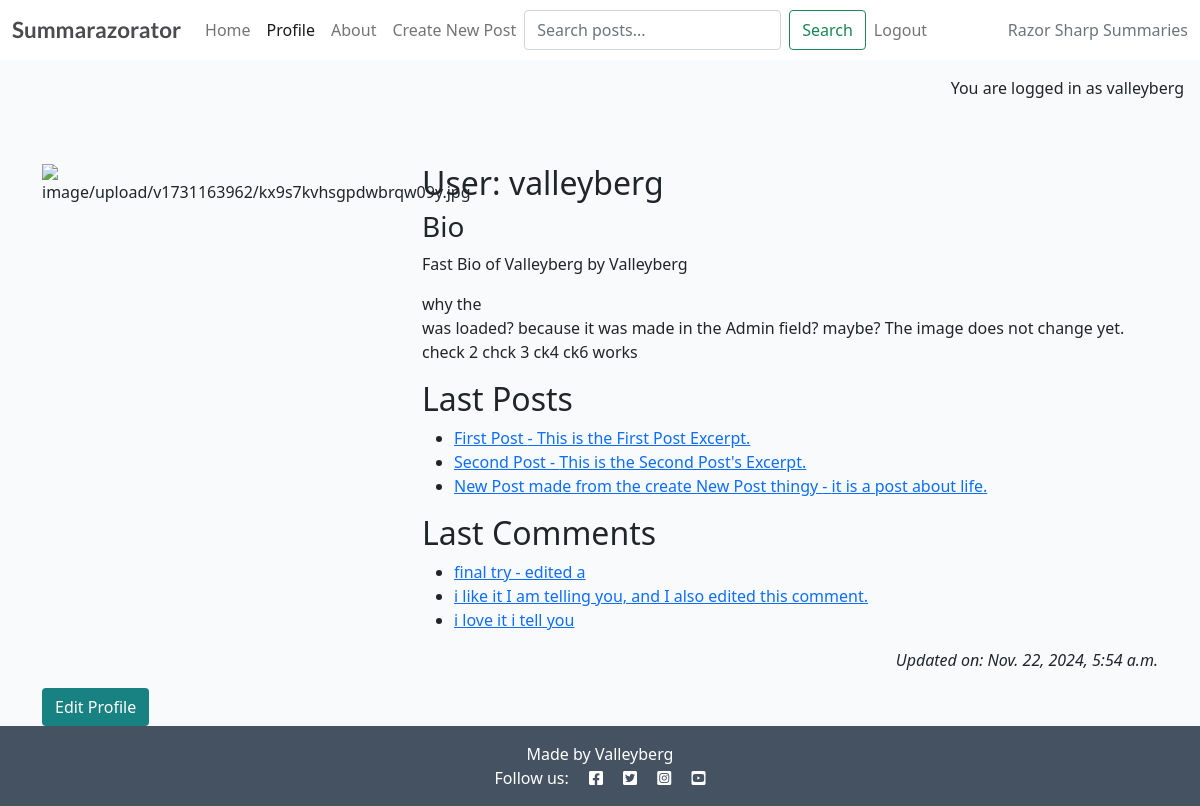
The page /profiler/ (signed in) on the database as committed earlier.
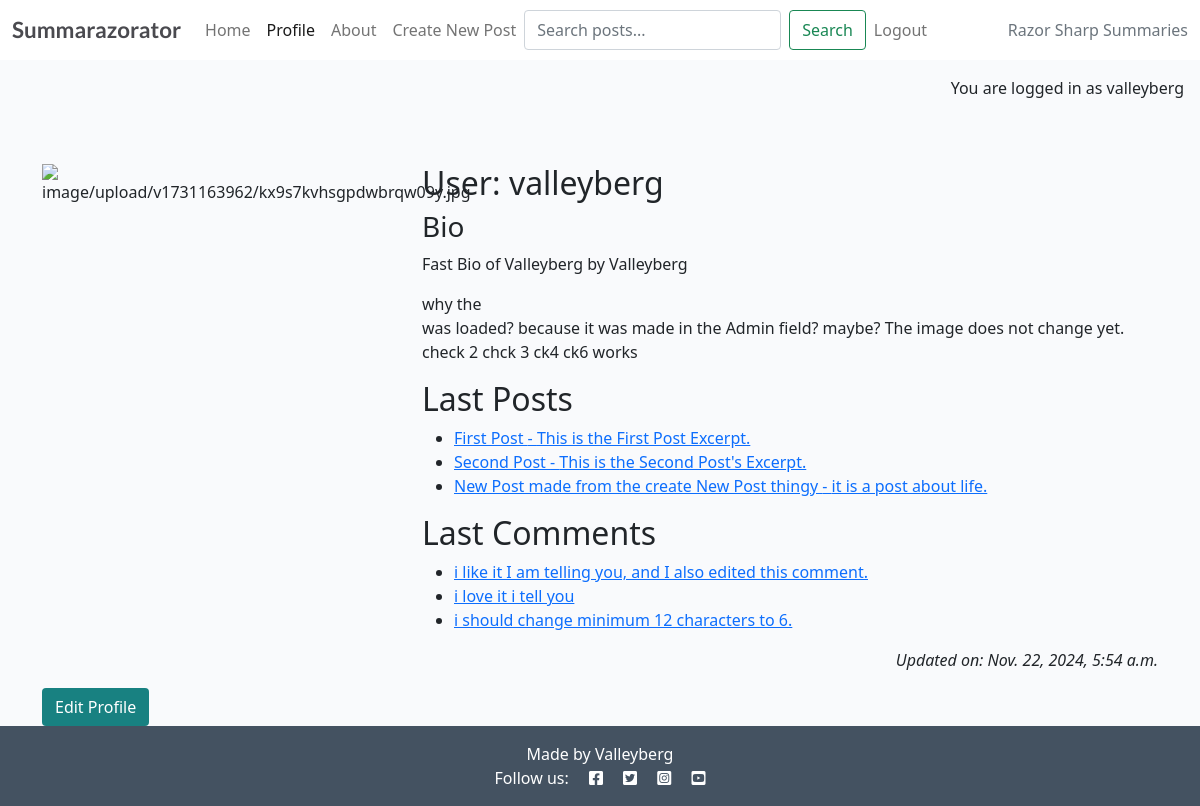
The same page on the database as committed later.
### profiler/models.py (models this page shows, shortened)
class Profiler(models.Model):
    user = models.OneToOneField(User, on_delete=models.CASCADE, related_name="profiler")
    image = CloudinaryField('image', default='placeholder')
    bio = models.TextField(blank=True, max_length=500)
    created_on = models.DateTimeField(auto_now_add=True)
    updated_on = models.DateTimeField(auto_now=True)
    last_posts = models.ManyToManyField(Post, blank=True, related_name="profile_posts")
    last_comments = models.ManyToManyField(Comment, blank=True, related_name="profile_comments")

### forum/models.py (models this page shows, shortened)
class Post(models.Model):
    title = models.CharField(max_length=200, unique=True)
    slug = models.SlugField(max_length=200, unique=True)
    author = models.ForeignKey(User, on_delete=models.CASCADE, related_name="forum_posts")
    featured_image = CloudinaryField('image', default='placeholder')
    content = models.TextField()
    created_on = models.DateTimeField(auto_now_add=True)
    updated_at = models.DateTimeField(auto_now=True)
    status = models.IntegerField(choices=STATUS, default=0)
    excerpt = models.TextField(blank=True)
    class Meta:
        ordering = ['created_on']

class Comment(models.Model):
    post = models.ForeignKey(Post, on_delete=models.CASCADE, related_name="comments")
    author = models.ForeignKey(User, on_delete=models.CASCADE, related_name="commenter")
    body = models.TextField()
    created_on = models.DateTimeField(auto_now_add=True)
    updated_at = models.DateTimeField(auto_now=True)
    approved = models.BooleanField(default=False)
    TYPE_CHOICES = [
        ('positive', 'Positive'),
        ('negative', 'Negative'),
    ]
    comment_type = models.CharField(max_length=10, choices=TYPE_CHOICES, default='positive')
    reactors = models.ManyToManyField(
        User,
        related_name='post_reactions',
        blank=True
    )
    class Meta:
        ordering = ["created_on"]

### profiler/views.py (the view)
# urls.py: path('', views.profiler_page, name='profiler'),
@login_required  # Ensures only logged-in users can access this view
def profiler_page(request):
    user = request.user
    try:
        profiler = Profiler.objects.get(user=user)
    except Profiler.DoesNotExist:
        profiler = Profiler.objects.create(user=user)
    profiler.last_posts.set(Post.objects.filter(author=user).order_by('-created_on')[:3])
    profiler.last_comments.set(Comment.objects.filter(author=user).order_by('-created_on')[:3])
    profiler.save()
    profiler_form = ProfilerForm(instance=profiler)
    if request.method == "POST":
        profiler_form = ProfilerForm(data=request.POST, instance=profiler)
        if profiler_form.is_valid():
            profiler_form.save()
            messages.success(request, "Profile Edited and Saved")
            return HttpResponseRedirect(reverse("profiler"))
    return render(
        request,
        "profiler/profiler.html",
        {
            "profiler": profiler,
            'profiler_form': profiler_form,
        },
    )

### profiler/forms.py
class ProfilerForm(forms.ModelForm):
    class Meta:
        model = Profiler
        fields = ('image', 'bio',)

### profiler/templates/profiler/profiler.html (shortened to what this page needs)
{% extends 'base.html' %}
{% block content %}
{% load static %}
{% load crispy_forms_tags %}
<div class="container mt-5">
    <div class="row">
        <div class="col-4 text-center">
            {% if "placeholder" in profiler.image.url %}
            <img src="{% static 'images/nobody.jpg' %}" class="scale" alt="placeholder image">
            {% else %}
            <img src="{{ profiler.image.url }}" class="scale" alt="{{ profiler.image }}">
            {% endif %}
        </div>
        <div class="col-8" id="profiler-data">
            <h2>User: {{ profiler.user | safe }}</h2>
            <h3>Bio</h3>
            {{ profiler.bio | safe }}
            <h2>Last Posts</h2>
            {% if profiler.last_posts.exists %}
            <ul>
                {% for post in profiler.last_posts.all %}
                <li><a href="{% url 'post_detail' post.slug %}">{{ post.title }} - {{ post.excerpt }}</a></li>
                {% endfor %}
            </ul>
            {% else %}
            <p>No posts available.</p>
            {% endif %}
            <h2>Last Comments</h2>
            {% if profiler.last_comments.exists %}
            <ul>
                {% for comment in profiler.last_comments.all %}
                <li>
                    <a href="{% url 'post_detail' comment.post.slug %}#comment{{ comment.id }}">{{ comment.body }}</a>
                </li>
                {% endfor %}
            </ul>
            {% else %}
            <p>No comments available.</p>
            {% endif %}
        </div>
    </div>
    <div class="row">
        <div class="col text-right">
            <p class="text-end"><em>Updated on: {{ profiler.updated_on }}</em></p>
        </div>
    </div>
    <a href="{% url 'profiler_edit' profiler.id %}" class="btn btn-edit">Edit Profile</a>
</div>
{% endblock content %}

### templates/base.html (shortened to what this page needs)
{% load static %}
{% url 'home' as home_url %}
{% url 'about' as about_url %}
{% url 'profiler' as profiler_url %}
{% url 'account_login' as login_url %}
{% url 'account_signup' as signup_url %}
{% url 'account_logout' as logout_url %}
<!DOCTYPE html>
<html class="h-100" lang="en">
<head>
    <link rel="stylesheet" href="https://cdnjs.cloudflare.com/ajax/libs/font-awesome/5.15.3/css/all.min.css">
    <link href="https://cdn.jsdelivr.net/npm/bootstrap@5.0.1/dist/css/bootstrap.min.css" rel="stylesheet"
>
    <link rel="stylesheet" href="{% static 'css/style.css' %}">
</head>
<body class="d-flex flex-column h-100 main-bg">
    <nav class="navbar navbar-expand-lg navbar-light bg-white">
        <div class="container-fluid">
            <a class="navbar-brand" href="{% url 'home' %}"><span class="brand">Summarazorator</span></a>
            <div class="collapse navbar-collapse" id="navbarText">
                <ul class="navbar-nav me-auto mb-2 mb-lg-0">
                    <li class="nav-item">
                        <a class="nav-link {% if request.path == home_url %}active{% endif %}" aria-current="page"
                            href="{% url 'home' %}">Home</a>
                    </li>
                    <li class="nav-item">
                        <a class="nav-link {% if request.path == profiler_url %}active{% endif %}" aria-current="page"
                            href="{% url 'profiler' %}">Profile</a>
                    </li>
                    <li class="nav-item">
                        <a class="nav-link {% if request.path == about_url %}active{% endif %}" aria-current="page"
                            href="{% url 'about' %}">About</a>
                    </li>
                    <li class="nav-item">
                        <a class="nav-link {% if request.path == create_url %}active{% endif %}" aria-current="page" a
                            href="{% url 'create_post' %}">Create New Post</a>
                    </li>
                    <form method="GET" id="search_bar" action="{% url 'search' %}" class="d-flex">
                        <input type="text" name="searchbar" class="form-control me-2" placeholder="Search posts..."
                            aria-label="Search">
                        <button type="submit" class="btn btn-outline-success">Search</button>
                    </form>
                    {% if user.is_authenticated %}
                    <li class="nav-item">
                        <a class="nav-link {% if request.path == logout_url %}active{% endif %}" aria-current="page"
                            href="{% url 'account_logout' %}">Logout</a>
                    </li>
                    {% endif %}
                </ul>
                <span class="navbar-text text-muted">
                    Razor Sharp Summaries
                </span>
            </div>
        </div>
    </nav>
    <main class="flex-shrink-0 main-bg">
        {% if user.is_authenticated %}
        <p class="text-end m-3">You are logged in as {{ user }}</p>
        {% else %}
        <p class="text-end m-3">You are not logged in</p>
        {% endif %}
        {% block content %}{% endblock content %}
    </main>
    <footer class="footer mt-auto py-3 dark-bg">
        <p class="m-0 text-center text-white">Made by Valleyberg</p>
        <p class="m-0 text-center text-white">Follow us: <i class="fab fa-facebook-square ms-3"></i>
            <i class="fab fa-twitter-square ms-3"></i>
            <i class="fab fa-instagram-square ms-3"></i>
            <i class="fab fa-youtube-square ms-3"></i>
        </p>
    </footer>
</body>
</html>

### static/css/style.css (style rules this page uses)
body { background-color: #F9FAFC; }
.brand { font-family: Lato, sans-serif; font-size: 1.4rem; font-weight: 700; color: #4A4A4F; }
.dark-bg { background-color: #445261; }
.main-bg { background-color: #F9FAFC; }
.scale { width: 100%; height: auto; }
.btn-signup, .btn-edit { background-color: #188181; color: #fff; }
.btn-edit { margin-right: 5px; }

Rows that differ between the two databases and show on the page:
no longer on this page (row unchanged): Comment: body "final try - edited a"
added Comment: body "i should change minimum 12 characters to 6."
